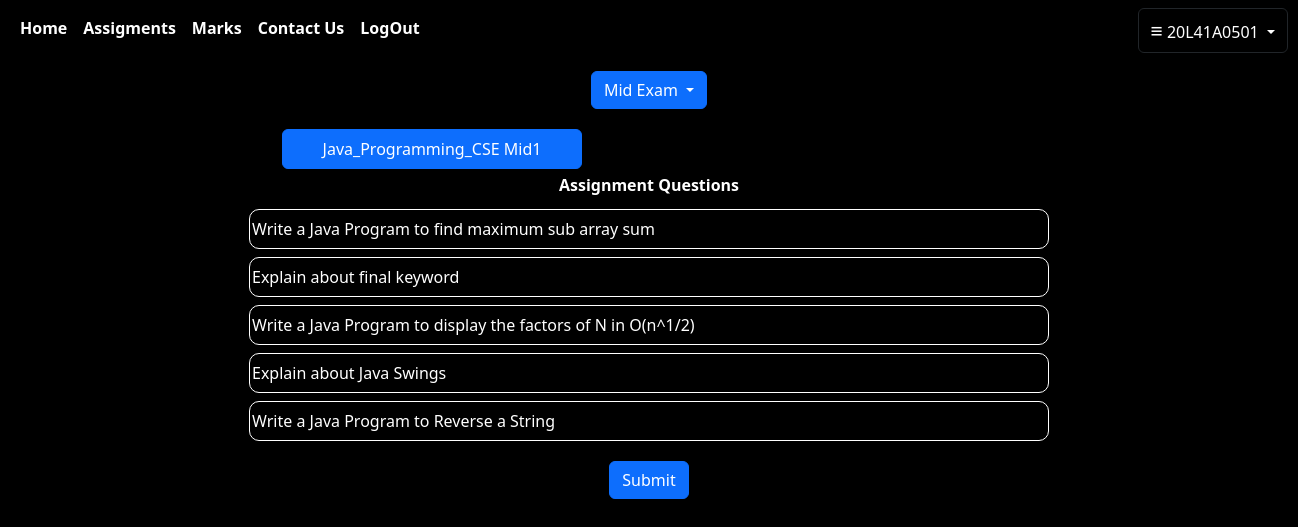
Page /mid1 (signed in) on the committed database.
### user/models.py (models this page shows, shortened)
class LoginDetails(models.Model):
    username=models.CharField(max_length=20,primary_key=True)
    password=models.CharField(max_length=20)
    name=models.CharField(max_length=50,default="")
    usertype=models.CharField(max_length=30,default="usertype")
    dept=models.CharField(max_length=30,default="department")

class Assignments(models.Model):
    sub=models.CharField(max_length=30,default="",primary_key=True)
    mid=models.CharField(max_length=200,default="mid")
    q1=models.CharField(max_length=200,default="text",blank=True)
    q2=models.CharField(max_length=200,default="text",blank=True)
    q3=models.CharField(max_length=200,default="text",blank=True)
    q4=models.CharField(max_length=200,default="text",blank=True)
    q5=models.CharField(max_length=200,default="text",blank=True)
    q6=models.CharField(max_length=200,default="text",blank=True)
    q7=models.CharField(max_length=200,default="text",blank=True)
    q8=models.CharField(max_length=200,default="text",blank=True)
    q9=models.CharField(max_length=200,default="text",blank=True)
    q10=models.CharField(max_length=200,default="text",blank=True)

### user/views.py (the view, shortened to what this page needs)
# urls.py: path('mid1',views.mid1),
def mid1(request):
    uname=request.session.get('uname')
    fac=LoginDetails.objects.get(username=uname)
    ans=Assignments.objects.get(sub=fac.dept)
    ans.mid="Mid1"
    return render(request,'mid1.html',{'fac':fac,'ans':ans,'flag':-1})

### user/templates/mid1.html (shortened to what this page needs)
{% extends 'assignments.html' %}
{% block d %}
<div class="mb-0" style="width:800px;">
    <button class="btn btn-primary" style="width:300px;margin-left:282px;height:40px;position:relative;top:20px;">
       {{fac.dept}}  {{ans.mid}}
    </button>
</div>
<br>
<form action='/mid1' method='post'>
<center>
  <div class="mb-3" style="width:800px;">
    <label for="exampleFormControlTextarea1" class="form-label text-white"><strong>Assignment Questions</strong></label><br>
    <input type="textfield" class="my-1 bg-black text-white" style="width:800px;border:1px solid white;height:40px;border-radius:10px;" name="q1" placeholder="1st Question" value="{{ans.q1}}"><br>
    <input type="textfield" class="my-1 bg-black text-white" style="width:800px;border:1px solid white;height:40px;border-radius:10px;" name="q2" placeholder="2nd Question" value="{{ans.q2}}"><br>
    <input type="textfield" class="my-1 bg-black text-white" style="width:800px;border:1px solid white;height:40px;border-radius:10px;" name="q3" placeholder="3rd Question" value="{{ans.q3}}"><br>
    <input type="textfield" class="my-1 bg-black text-white" style="width:800px;border:1px solid white;height:40px;border-radius:10px;" name="q4" placeholder="4th Question" value="{{ans.q4}}"><br>
    <input type="textfield" class="my-1 bg-black text-white" style="width:800px;border:1px solid white;height:40px;border-radius:10px;" name="q5" placeholder="5th Question" value="{{ans.q5}}">
</div>
  <input type="submit" class="btn btn-primary">
</center>
</form>
{% endblock %}

### user/templates/base2.html (shortened to what this page needs)
<html>
<head>
    <link href="https://cdn.jsdelivr.net/npm/bootstrap@5.3.0-alpha1/dist/css/bootstrap.min.css" rel="stylesheet">
</head>
<body class="bg-black">
    <nav class="navbar navbar-expand-lg sticky-top" style="background-color:black;">
        <div class="container-fluid">
          <div class="collapse navbar-collapse" id="navbarNav">
            <ul class="navbar-nav">
              <li class="nav-item">
                <a class="nav-link text-white" href="/faculty"><strong>Home</strong></a>
              </li>
              <li class="nav-item">
                <a class="nav-link text-white" href="/assignments"><strong>Assigments</strong></a>
              </li>
              <li class="nav-item">
                <a class="nav-link text-white" href="/marks"><strong>Marks</strong></a>
              </li>
              <li class="nav-item">
                <a class="nav-link text-white" href="#"><strong>Contact Us</strong></a>
              </li>
              <li class="nav-item">
                <a class="nav-link text-white" href="/logoutf"><strong>LogOut</strong></a>
              </li>
              <li class="nav-item dropdown" style="position:relative;left:710px;">
                <button class="btn btn-dark dropdown-toggle bg-black" data-bs-toggle="dropdown" aria-expanded="false">
                 <p style="font-size:130%;display:inline;">&equiv;</p> {{fac.username}}
                </button>
              </li>
            </ul>
          </div>
        </div>
      </nav>
      {% block content %}
      {% endblock %}
    </body>
</html>

### rows in the picture
LoginDetails: username "20L41A0501", dept "Java_Programming_CSE"
Assignments: mid "Mid1", q1 "Write a Java Program to find maximum sub array sum", q2 "Explain about final keyword", q3 "Write a Java Program to display the factors of N in O(n^1/2)", q4 "Explain about Java Swings", q5 "Write a Java Program to Reverse a String"
